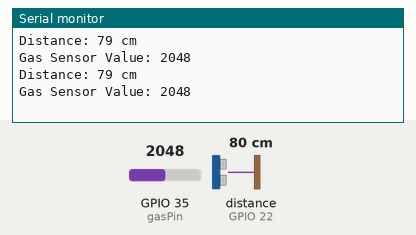
Recording of a sketch running on a simulated ESP32. On the bench: the last lines printed to the serial monitor. Wiring (inferred from the names in the program): ultrasonic range finder: trigger GPIO 23; echo GPIO 22. The test bench sets the inputs (shaded band); at power-on: distance to the obstacle (sensor on GPIO 22) 80 cm, GPIO 35 (gasPin) = 2048. The echo pulse lasts 58.3 µs per cm.

Above: at 1.8 s.
1.9 s: distance to the obstacle (sensor on GPIO 22) set to 2 cm
At 2.8 s:
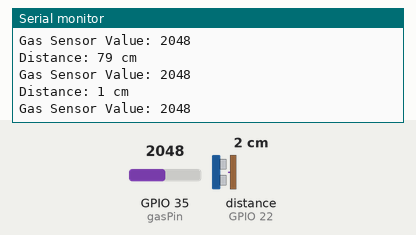
3.4 s: GPIO 35 (gasPin) set to 2866
At 4.7 s:
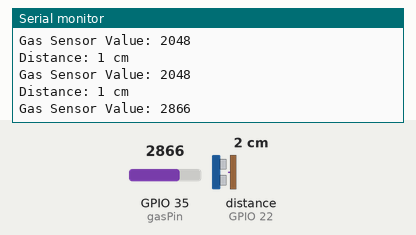
4.9 s: distance to the obstacle (sensor on GPIO 22) set to 4 cm
At 5.5 s:
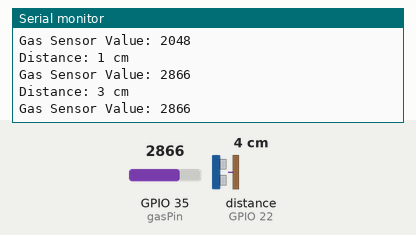
6.4 s: GPIO 35 (gasPin) set to 3603
At 7.8 s:
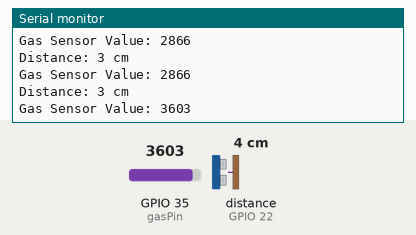
Timing chart, 0 to 8.9 s (numbered marks = the images above; inputs shaded):
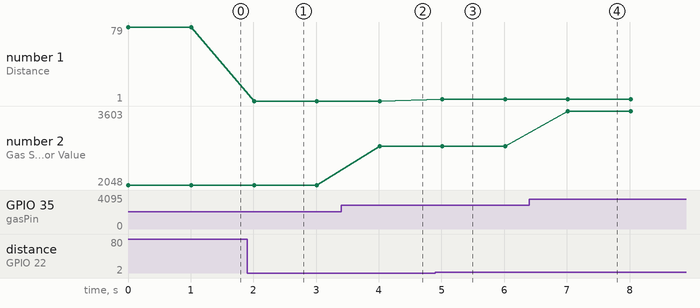

Measured:
- after the input at 1.9 s, the serial monitor: prints a new line after 0.11 s (image 1)
- after the input at 3.4 s, the serial monitor: prints a new line after 0.61 s (image 2)
- after the input at 4.9 s, the serial monitor: prints a new line after 0.11 s (image 3)
- after the input at 6.4 s, the serial monitor: prints a new line after 0.62 s (image 4)
- plotted number 1: 79 → 1 after the input at 1.9 s, 1 → 3 after the input at 4.9 s
- plotted number 2: 2048 → 2866 after the input at 3.4 s, 2866 → 3603 after the input at 6.4 s

The sketch:

trashbins_copy_20250621131612.ino
```cpp
#include <Arduino.h>

const int trigPin = 23; // Trig引脚
const int echoPin = 22; // Echo引脚
const int gasPin = 35;  // A0引脚

void setup() {
  Serial.begin(115200);
  pinMode(trigPin, OUTPUT);
  pinMode(echoPin, INPUT);
}

void loop() {
  // 超声波传感器代码
  long duration, distance;
  digitalWrite(trigPin, LOW);
  delayMicroseconds(2);
  digitalWrite(trigPin, HIGH);
  delayMicroseconds(10);
  digitalWrite(trigPin, LOW);
  duration = pulseIn(echoPin, HIGH);
  distance = duration * 0.034 / 2; // 计算距离（单位：厘米）
  Serial.print("Distance: ");
  Serial.print(distance);
  Serial.println(" cm");

  // 气体传感器代码
  int gasValue = analogRead(gasPin); // 读取模拟值
  Serial.print("Gas Sensor Value: ");
  Serial.println(gasValue);

  delay(1000); // 每秒测量一次
}
```
